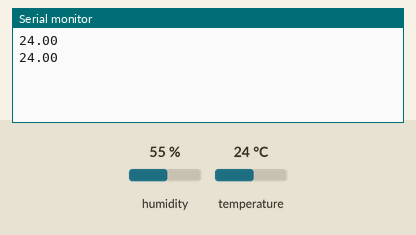
A sketch run on a simulated Arduino Uno, built with avr-gcc and run on an emulated ATmega328P. Shown: the last lines printed to the serial monitor. Inputs (shaded band) come from the test bench; at power-on: temperature 24 °C, humidity 55 %.

Above: at 4.8 s.
4.9 s: temperature set to 12 °C
At 7.4 s:
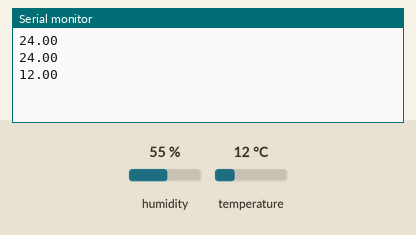
7.9 s: temperature set to 19 °C
At 9.1 s:
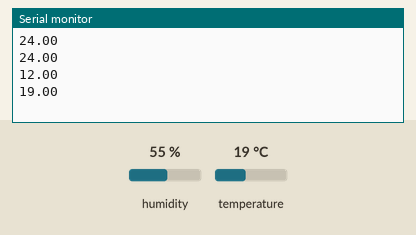
Timing chart, 0 to 10.9 s (numbered marks = the images above; inputs shaded):
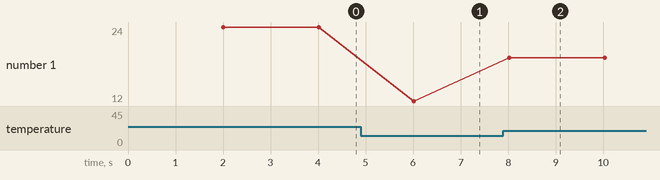

The sketch:

temp_task4.ino
```cpp
#include <DHT.h>
#include <DHT_U.h>

//Constants
#define DHTPIN 7     // what pin we're connected to
#define DHTTYPE DHT22   // DHT 22  (AM2302)
DHT dht(DHTPIN, DHTTYPE); //// Initialize DHT sensor for normal 16mhz Arduino


//Variables
int chk;
float hum;  //Stores humidity value
float temp; //Stores temperature value

void setup()
{
  Serial.begin(9600);
  dht.begin();
}

void loop()
{
    delay(2000);
    //Read data and store it to variables hum and temp
    temp= dht.readTemperature();
    Serial.println(temp);
}
```

Measured:
- after the input at 4.9 s, the serial monitor: prints a new line after 1.1 s (image 1)
- after the input at 7.9 s, the serial monitor: prints a new line after 0.12 s (image 2)
- plotted number 1: 24 → 12 after the input at 4.9 s, 12 → 19 after the input at 7.9 s
